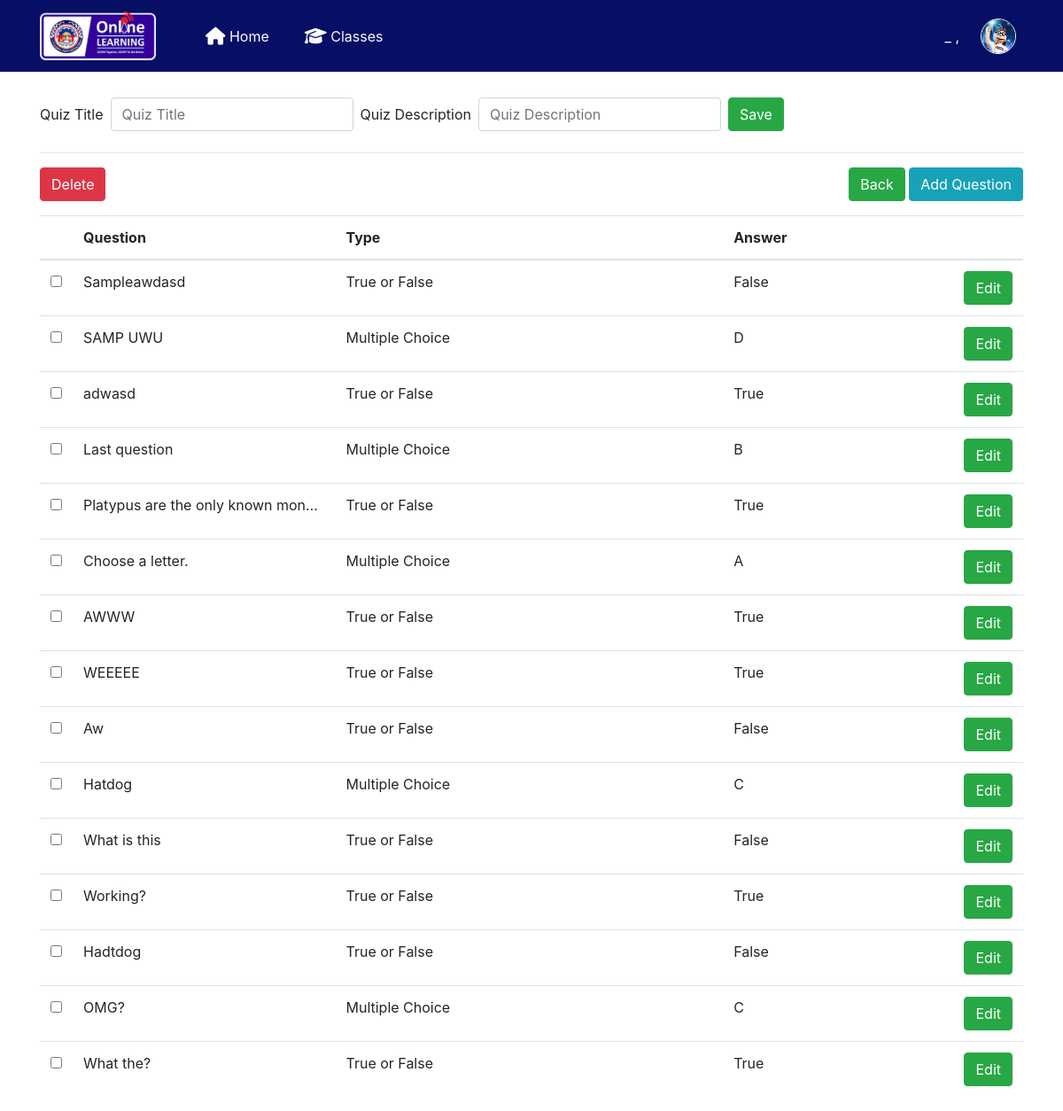
The app's page /quiz/quiz_question.php?id=4 with its own data.
### tables this page shows
CREATE TABLE `quiz_question` (
  `quiz_question_id` int(11) NOT NULL,
  `quiz_id` int(11) NOT NULL,
  `question_text` varchar(255) NOT NULL,
  `question_type_id` int(11) NOT NULL,
  `points` int(11) NOT NULL,
  `date_added` varchar(100) NOT NULL DEFAULT current_timestamp(),
  `answer` varchar(100) NOT NULL
);

CREATE TABLE `question_type` (
  `question_type_id` int(2) NOT NULL,
  `question_type` varchar(40) NOT NULL
);

### quiz/quiz_question.php (the view, shortened to what this page needs)
<?php
include '../includes/dbh.inc.php';
include 'headerq.php';
include 'navbarsession.php';
$get_id = $_GET['id'];
?>
<body style="padding-top: 110px">
	<div class="container">
		<?php
		$query = mysqli_query($conn,"SELECT * from quiz where quiz_id = '$get_id'")or die(mysqli_error());
		$row  = mysqli_fetch_array($query);
		?>
					<form class="form-inline"  method="post">
				<div class="form-group mb-2">
					<label class="mr-2" for="qTitle">Quiz Title</label>
					<input class="form-control mr-2" type="text" name="quiz_title" value="<?php echo $row['quiz_title']; ?>" id="qTitle"  placeholder="Quiz Title">
					<br>
					<label class="mr-2" for="qDescription">Quiz Description</label>
					<input class="form-control mr-2" type="text" value="<?php echo $row['quiz_description'];?>" class="span8" name="description" id="qDescription" placeholder="Quiz Description" required>
					<br>
					<button name="saveqt" type="submit" class="btn btn-success">Save</button>
				</div>
				</form>
<hr>
	</div>
	<div class="container">
		<div class="float-right">
			<a href="teacher_quiz.php" class="btn btn-success">Back</a>
			<a href="add_question.php<?php echo '?id='.$get_id;?>" class="btn btn-info">Add Question</a>
		</div>
		<a data-toggle="modal" href="#backup_delete" id="delete"  class="btn btn-danger" name="delete">Delete</a>
		<form class="mt-3" action="delete_quiz_question.php" method="post">
			<table cellpadding="0" cellspacing="0" border="0" class="table table-hover">
				<thead class="mt-3">
					<tr>
						<th></th>
						<th>Question</th>
						<th>Type</th>
						<th>Answer</th>
						<th></th>
					</tr>
				</thead>
				<tbody>
					<?php
					$query = mysqli_query($conn,"SELECT * FROM quiz_question
						LEFT JOIN question_type on quiz_question.question_type_id = question_type.question_type_id
						where quiz_id = '$get_id'  order by date_added DESC ")or die(mysqli_error());
						while($row = mysqli_fetch_array($query)){
							$id  = $row['quiz_question_id'];?>
							<tr id="del <?php echo $id; ?>">
								<td width="30">
									<input id="optionsCheckbox" class="" name="selector[]" type="checkbox" value="<?php echo $id; ?>">
								</td>
								<td class="text-truncate noselect" style="max-width: 6rem" ><?php echo $row['question_text']; ?></td>
								<td><?php  echo $row['question_type']; ?></td>
								<td><?php  echo $row['answer']; ?></td>
								<td width="30"><a href="edit_question.php<?php echo '?id='.$get_id; ?>&amp;<?php echo 'quiz_question_id='.$id; ?>" class="btn btn-success">Edit</a></td>
							</tr>
						<?php } ?>
					</tbody>
				</table>
			</form>
		</div>
</body>
</html>

### css/main.css (style rules this page uses)
.noselect { -webkit-touch-callout: none; -webkit-user-select: none; -khtml-user-select: none; -moz-user-select: none; -ms-user-select: none; user-select: none; }

### records on screen
quiz_question: question_text "Sampleawdasd", question_type.question_type "True or False", answer "False"
quiz_question: question_text "SAMP UWU", question_type.question_type "Multiple Choice", answer "D"
quiz_question: question_text "adwasd", question_type.question_type "True or False", answer "True"
quiz_question: question_text "Last question", question_type.question_type "Multiple Choice", answer "B"
quiz_question: question_text "Platypus are the only known mon…", question_type.question_type "True or False", answer "True"
quiz_question: question_text "Choose a letter.", question_type.question_type "Multiple Choice", answer "A"
quiz_question: question_text "AWWW", question_type.question_type "True or False", answer "True"
quiz_question: question_text "WEEEEE", question_type.question_type "True or False", answer "True"
quiz_question: question_text "Aw", question_type.question_type "True or False", answer "False"
quiz_question: question_text "Hatdog", question_type.question_type "Multiple Choice", answer "C"
quiz_question: question_text "What is this", question_type.question_type "True or False", answer "False"
quiz_question: question_text "Working?", question_type.question_type "True or False", answer "True"
quiz_question: question_text "Hadtdog", question_type.question_type "True or False", answer "False"
quiz_question: question_text "OMG?", question_type.question_type "Multiple Choice", answer "C"
quiz_question: question_text "What the?", question_type.question_type "True or False", answer "True"
